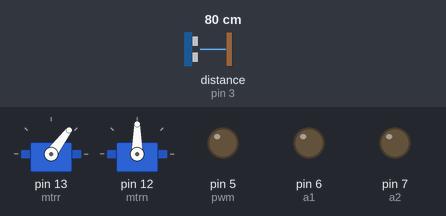
Recording of a sketch running on a simulated Arduino Uno, built with avr-gcc and run on an emulated ATmega328P. Shown: 2 × servo, output pins drawn as LEDs (lit = HIGH). Wiring (inferred from the names in the program): ultrasonic range finder: trigger pin 2; echo pin 3. The inputs (shaded band) are chosen by the test bench; at power-on: distance to the obstacle (sensor on pin 3) 80 cm. The echo pulse lasts 58.3 µs per cm; pins used as bus, display or sensor lines are not drawn; what the sketch prints to the serial monitor is not drawn.

Above: at 1.2 s.
1.3 s: distance to the obstacle (sensor on pin 3) set to 2 cm
At 4.6 s:
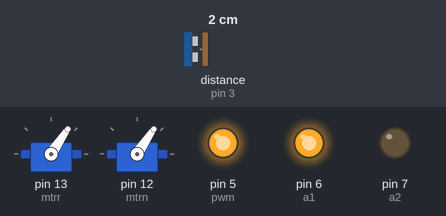
At 11.5 s:
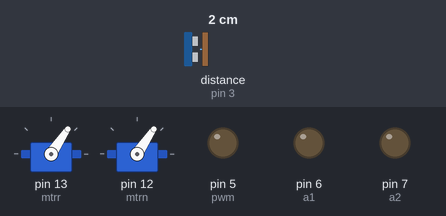
Timing chart, 0 to 11.8 s (numbered marks = the images above; inputs shaded):
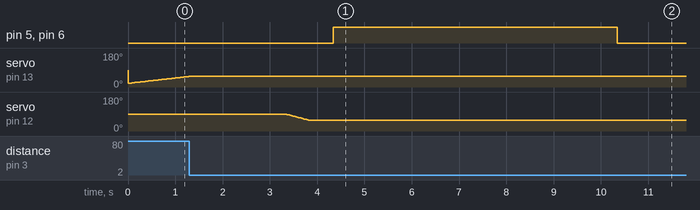

Measured:
- after the input at 1.3 s, pin 5 (pwm), pin 6 (a1): LOW → HIGH after 3.0 s, → LOW 6.0 s later; servo on pin 13 (mtrr): stops changing and stays 56°; servo on pin 12 (mtrn): moves from 90° to 56° over 0.51 s, starting after 2.0 s

The sketch:

turret_takip.ino
```cpp
#include <Servo.h>

// Ultrasonik Sinyal pinleri
int trigPin = 2;
int echoPin = 3;

long duration;
int distance;

Servo mtrr;
Servo mtrn;

int radarderece;

int pwm=5;
int a1=6;
int a2=7;

void setup()
{
pinMode(pwm,OUTPUT);
pinMode(a1,OUTPUT);
pinMode(a2,OUTPUT);

  pinMode(trigPin, OUTPUT);
  pinMode(echoPin, INPUT);
  Serial.begin(9600);
  mtrr.attach(13);
  mtrn.attach(12);
}
void loop()
{


 goto radar;

radar:
  analogWrite(pwm,0);
  digitalWrite(a1,LOW);
  digitalWrite(a2,LOW);

  for(int i=20;i<=150;i++)
  { distance = calculateDistance();
    if(distance<=25)
            {

              goto hedef;
            }
    else
    {
    mtrr.write(i);
    delay(30);

    Serial.print(i); Serial.print(",");
    Serial.print(distance);
    Serial.print(".");
    radarderece=i;
    }

  }
    for(int i=150;i>20;i--)
        {  distance = calculateDistance();
          if(distance<=25)
            {

              goto hedef;
            }
              else
              {
              mtrr.write(i);
              delay(30);

              Serial.print(i); Serial.print(",");
              Serial.print(distance);
              Serial.print(".");
              radarderece=i;
              }

         }
         goto radar;
hedef:

distance = calculateDistance();
    Serial.print("----");
    Serial.print(radarderece);
    Serial.print("----");
    delay(2000);
goto nisan;

nisan:
if(radarderece <90)
   {
    for(int n=90; n>=radarderece; n--)
       {
        mtrn.write(n);
        delay(15);
       }
   }
else if(radarderece >90)
   {
    for(int n=90; n<=radarderece; n++)
       {
        mtrn.write(n);
        delay(15);
       }
    }
else if(radarderece == 90)
   {
    mtrn.write(90);
    delay(15);
   }
    delay(500);
goto saldiri;

saldiri:
analogWrite(pwm,1023);
digitalWrite(a1,HIGH);
digitalWrite(a2,LOW);
delay(6000);
goto radar;

}


int calculateDistance()
{

  digitalWrite(trigPin, LOW);
  delayMicroseconds(2);

  digitalWrite(trigPin, HIGH);
  delayMicroseconds(10);
  digitalWrite(trigPin, LOW);
  duration = pulseIn(echoPin, HIGH);
  distance= duration*0.034/2;
  return distance;
}
```
